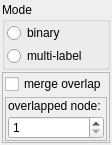
<?xml version="1.0" encoding="UTF-8"?>
<ui version="4.0">
 <class>MinBoundingBoxWidget</class>
 <widget class="QWidget" name="MinBoundingBoxWidget">
  <property name="geometry">
   <rect>
    <x>0</x>
    <y>0</y>
    <width>112</width>
    <height>119</height>
   </rect>
  </property>
  <property name="windowTitle">
   <string>Form</string>
  </property>
  <layout class="QVBoxLayout" name="verticalLayout">
   <property name="spacing">
    <number>2</number>
   </property>
   <property name="leftMargin">
    <number>2</number>
   </property>
   <property name="topMargin">
    <number>2</number>
   </property>
   <property name="rightMargin">
    <number>2</number>
   </property>
   <property name="bottomMargin">
    <number>2</number>
   </property>
   <item>
    <widget class="QGroupBox" name="groupBox">
     <property name="title">
      <string>Mode</string>
     </property>
     <layout class="QVBoxLayout" name="verticalLayout_2">
      <property name="spacing">
       <number>3</number>
      </property>
      <property name="leftMargin">
       <number>2</number>
      </property>
      <property name="topMargin">
       <number>1</number>
      </property>
      <property name="rightMargin">
       <number>2</number>
      </property>
      <property name="bottomMargin">
       <number>1</number>
      </property>
      <item>
       <widget class="QRadioButton" name="radioButtonBinary">
        <property name="text">
         <string>binary</string>
        </property>
       </widget>
      </item>
      <item>
       <widget class="QRadioButton" name="radioButtonMulti">
        <property name="text">
         <string>multi-label</string>
        </property>
       </widget>
      </item>
     </layout>
    </widget>
   </item>
   <item>
    <widget class="QFrame" name="frame">
     <property name="frameShape">
      <enum>QFrame::StyledPanel</enum>
     </property>
     <property name="frameShadow">
      <enum>QFrame::Raised</enum>
     </property>
     <layout class="QVBoxLayout" name="verticalLayout_3">
      <property name="spacing">
       <number>3</number>
      </property>
      <property name="leftMargin">
       <number>2</number>
      </property>
      <property name="topMargin">
       <number>1</number>
      </property>
      <property name="rightMargin">
       <number>2</number>
      </property>
      <property name="bottomMargin">
       <number>1</number>
      </property>
      <item>
       <widget class="QCheckBox" name="checkBoxMerge">
        <property name="text">
         <string>merge overlap</string>
        </property>
       </widget>
      </item>
      <item>
       <widget class="QFrame" name="frame_2">
        <property name="frameShape">
         <enum>QFrame::StyledPanel</enum>
        </property>
        <property name="frameShadow">
         <enum>QFrame::Raised</enum>
        </property>
        <layout class="QVBoxLayout" name="verticalLayout_4">
         <property name="spacing">
          <number>3</number>
         </property>
         <property name="leftMargin">
          <number>2</number>
         </property>
         <property name="topMargin">
          <number>1</number>
         </property>
         <property name="rightMargin">
          <number>2</number>
         </property>
         <property name="bottomMargin">
          <number>1</number>
         </property>
         <item>
          <widget class="QLabel" name="label">
           <property name="text">
            <string>overlapped node:</string>
           </property>
          </widget>
         </item>
         <item>
          <widget class="QSpinBox" name="nodeSpinBox">
           <property name="minimum">
            <number>1</number>
           </property>
           <property name="maximum">
            <number>4</number>
           </property>
          </widget>
         </item>
        </layout>
       </widget>
      </item>
     </layout>
    </widget>
   </item>
  </layout>
 </widget>
 <resources/>
 <connections/>
</ui>
